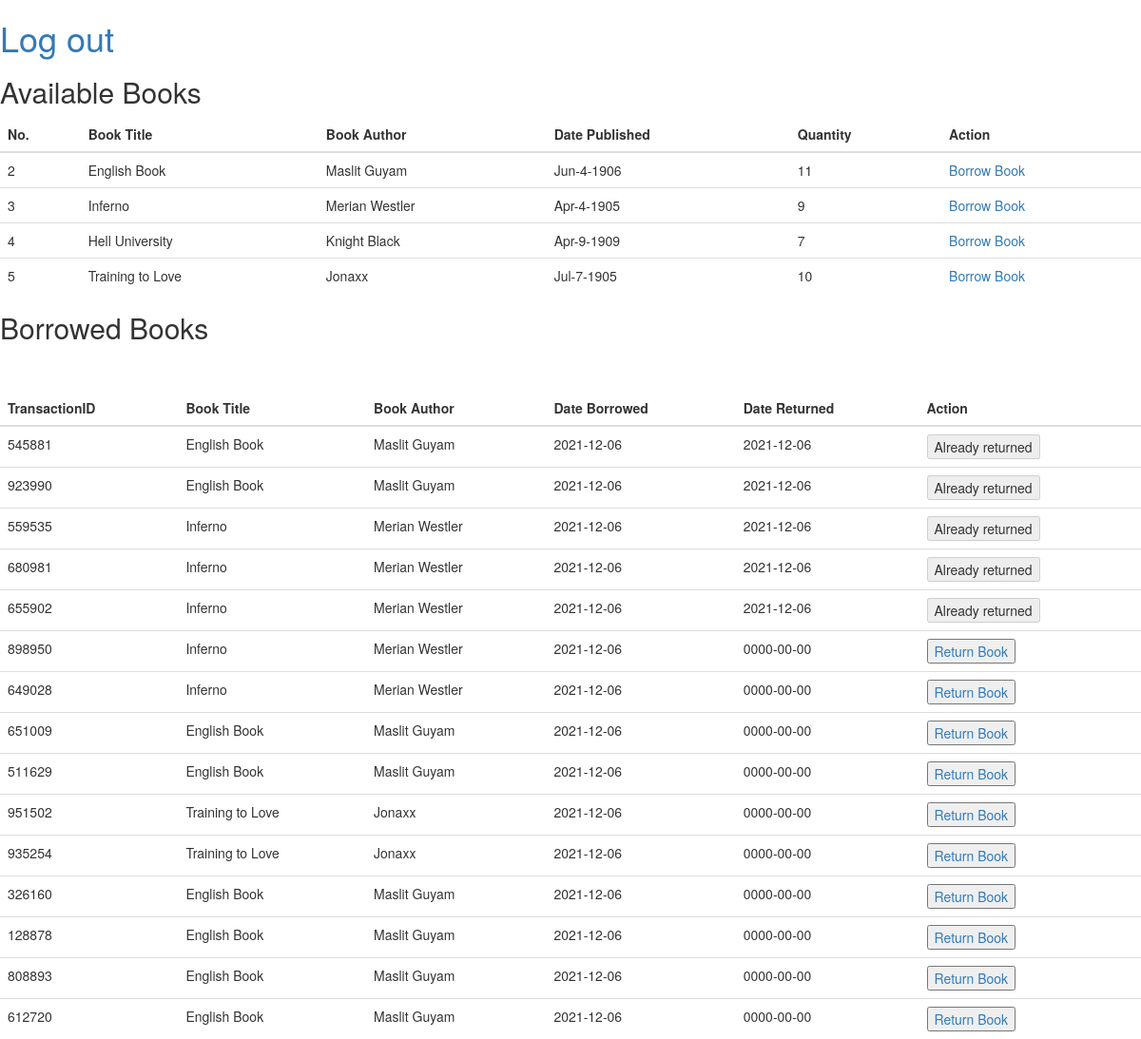
The app's page /mainpage.php with its own data.
### tables this page shows
CREATE TABLE `tblbooks` (
  `No` int(11) NOT NULL,
  `BookTitle` varchar(50) NOT NULL,
  `BookAuthor` varchar(25) NOT NULL,
  `DatePublished` varchar(50) NOT NULL,
  `Quantity` int(11) NOT NULL
);

CREATE TABLE `booktransactions` (
  `TransactionID` int(11) NOT NULL,
  `BID` int(11) NOT NULL,
  `UserID` int(11) NOT NULL,
  `DateBorrowed` date NOT NULL,
  `DateReturned` date NOT NULL
);

### mainpage.php (the view, shortened to what this page needs)
<!DOCTYPE html>
<html lang = "en">
<head>
	<link rel="stylesheet" href="users.css"/>
	 <link rel="stylesheet" href="https://maxcdn.bootstrapcdn.com/bootstrap/3.3.7/css/bootstrap.min.css">
</head>
<body><div><h1>
<a href="logout.php">Log out</a></h1>
</div>
	<h2>Available Books</h2>
	<?php
	$servername = "localhost";
	$username = "root";
	$password = "";
	$dbname = "prjctable";
	$link = mysqli_connect($servername, $username, $password, $dbname);
?>
<p>
<table class="table">
	<thead>
		<tr>
			<th>No.</th>
			<th>Book Title</th>
			<th>Book Author</th>
			<th>Date Published</th>
			<th>Quantity</th>
			<th>Action</th>
		</tr>
	</thead>
	<?php
			$query = "select * from tblbooks";
			$result = mysqli_query($link, $query);
			while ($row = mysqli_fetch_array($result)) {
				echo "<tr>";
				echo "<td>" . $row['No'] . "</td>";
				echo "<td>" . $row['BookTitle'] . "</td>";
				echo "<td>" . $row['BookAuthor'] . "</td>";
				echo "<td>" . $row['DatePublished'] . "</td>";
				echo "<td>" . $row['Quantity'] . "</td>";
				echo "<td> "?>
						<a href = "mainpage.php?id=<?php echo $row['No']; ?>&del=delete" > Borrow Book </a>
					</td>
				</tr>
				<?php $n++;
			} ?>
</table>
<h2>Borrowed Books</h2>
<table class="table">
	<thead>
		<tr>
			<th>TransactionID</th>
			<th>Book Title</th>
			<th>Book Author</th>
			<th>Date Borrowed</th>
			<th>Date Returned</th>
			<th>Action</th>
		</tr>
	</thead>
<br>
<br>
	<?php
			$query = "SELECT * FROM `booktransactions`,users,tblbooks WHERE users.user_id=booktransactions.UserID AND tblbooks.No=booktransactions.BID";
			$result = mysqli_query($link, $query);
			while ($row = mysqli_fetch_array($result)) {
				echo "<tr>";
				echo "<td>" . $row['TransactionID'] . "</td>";
				echo "<td>" . $row['BookTitle'] . "</td>";
				echo "<td>" . $row['BookAuthor'] . "</td>";
				echo "<td>" . $row['DateBorrowed'] . "</td>";
				echo "<td>" . $row['DateReturned'] . "</td>";
				echo "<td> "?><?php if($row['DateReturned']=="0000-00-00"
){?><button>
						<a href = "mainpage.php?ids=<?php echo $row['TransactionID']; ?>&id=<?php echo $row['BID']; ?>&dels=delete" > Return Book </a>
					</button>
<?php }else{ ?>
<button disabled="">Already returned</button>
<?php } ?>
				</td>
				</tr>
				<?php $n++;
			}
			?>
<body>
</html>

### css/users.css (style rules this page uses)
body { margin: 0; padding: 0; font-family: 'Poppins', sans-serif; height: 100vh; }

### records on screen
tblbooks: No "2", BookTitle "English Book", BookAuthor "Maslit Guyam", DatePublished "Jun-4-1906", Quantity "11"
tblbooks: No "3", BookTitle "Inferno", BookAuthor "Merian Westler", DatePublished "Apr-4-1905", Quantity "9"
tblbooks: No "4", BookTitle "Hell University", BookAuthor "Knight Black", DatePublished "Apr-9-1909", Quantity "7"
tblbooks: No "5", BookTitle "Training to Love", BookAuthor "Jonaxx", DatePublished "Jul-7-1905", Quantity "10"
booktransactions: TransactionID "545881", tblbooks.BookTitle "English Book", tblbooks.BookAuthor "Maslit Guyam", DateBorrowed "2021-12-06", DateReturned "2021-12-06", shows "Already returned"
booktransactions: TransactionID "923990", tblbooks.BookTitle "English Book", tblbooks.BookAuthor "Maslit Guyam", DateBorrowed "2021-12-06", DateReturned "2021-12-06", shows "Already returned"
booktransactions: TransactionID "559535", tblbooks.BookTitle "Inferno", tblbooks.BookAuthor "Merian Westler", DateBorrowed "2021-12-06", DateReturned "2021-12-06", shows "Already returned"
booktransactions: TransactionID "680981", tblbooks.BookTitle "Inferno", tblbooks.BookAuthor "Merian Westler", DateBorrowed "2021-12-06", DateReturned "2021-12-06", shows "Already returned"
booktransactions: TransactionID "655902", tblbooks.BookTitle "Inferno", tblbooks.BookAuthor "Merian Westler", DateBorrowed "2021-12-06", DateReturned "2021-12-06", shows "Already returned"
booktransactions: TransactionID "898950", tblbooks.BookTitle "Inferno", tblbooks.BookAuthor "Merian Westler", DateBorrowed "2021-12-06", DateReturned "0000-00-00"
booktransactions: TransactionID "649028", tblbooks.BookTitle "Inferno", tblbooks.BookAuthor "Merian Westler", DateBorrowed "2021-12-06", DateReturned "0000-00-00"
booktransactions: TransactionID "651009", tblbooks.BookTitle "English Book", tblbooks.BookAuthor "Maslit Guyam", DateBorrowed "2021-12-06", DateReturned "0000-00-00"
booktransactions: TransactionID "511629", tblbooks.BookTitle "English Book", tblbooks.BookAuthor "Maslit Guyam", DateBorrowed "2021-12-06", DateReturned "0000-00-00"
booktransactions: TransactionID "951502", tblbooks.BookTitle "Training to Love", tblbooks.BookAuthor "Jonaxx", DateBorrowed "2021-12-06", DateReturned "0000-00-00"
booktransactions: TransactionID "935254", tblbooks.BookTitle "Training to Love", tblbooks.BookAuthor "Jonaxx", DateBorrowed "2021-12-06", DateReturned "0000-00-00"
booktransactions: TransactionID "326160", tblbooks.BookTitle "English Book", tblbooks.BookAuthor "Maslit Guyam", DateBorrowed "2021-12-06", DateReturned "0000-00-00"
booktransactions: TransactionID "128878", tblbooks.BookTitle "English Book", tblbooks.BookAuthor "Maslit Guyam", DateBorrowed "2021-12-06", DateReturned "0000-00-00"
booktransactions: TransactionID "808893", tblbooks.BookTitle "English Book", tblbooks.BookAuthor "Maslit Guyam", DateBorrowed "2021-12-06", DateReturned "0000-00-00"
booktransactions: TransactionID "612720", tblbooks.BookTitle "English Book", tblbooks.BookAuthor "Maslit Guyam", DateBorrowed "2021-12-06", DateReturned "0000-00-00"
